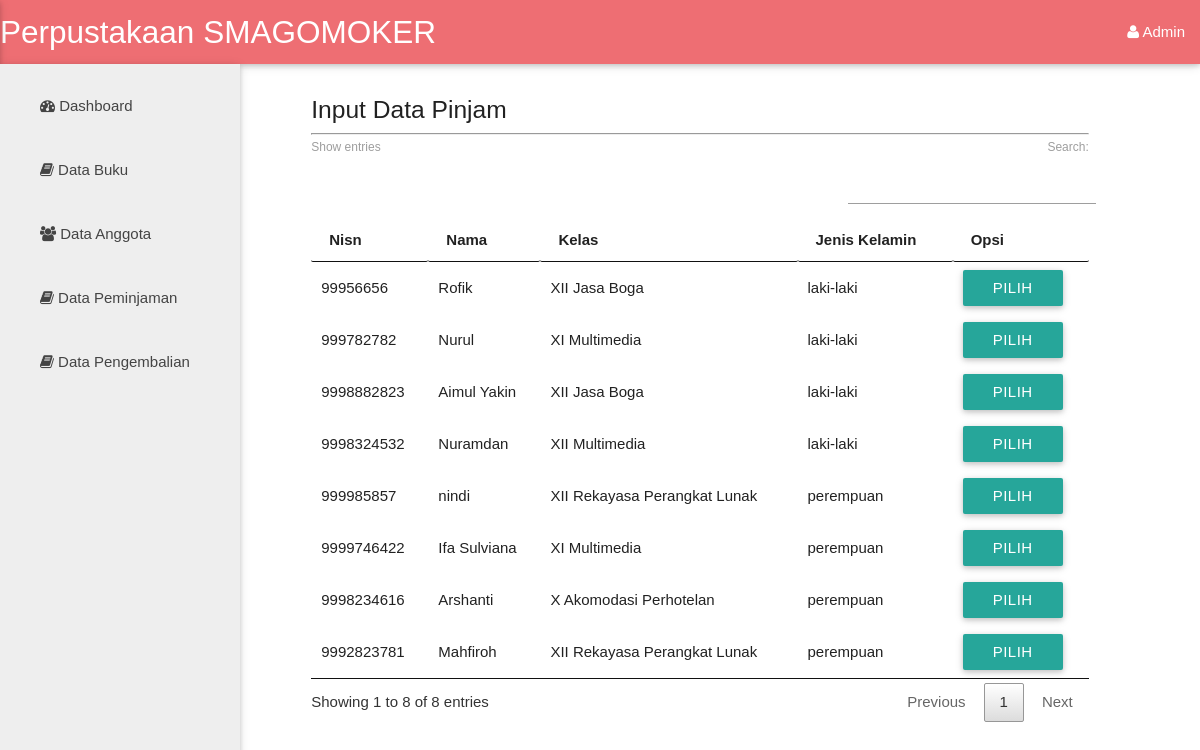
The app's page /tambah_pinjam.php (signed in) with its own data.
### tables this page shows
CREATE TABLE `anggota` (
  `id_anggota` int(11) NOT NULL,
  `nisn` varchar(20) NOT NULL,
  `nama` varchar(50) NOT NULL,
  `password` varchar(25) NOT NULL,
  `kelas` varchar(3) NOT NULL,
  `jurusan` varchar(35) NOT NULL,
  `jen_kel` enum('laki-laki','perempuan','','') NOT NULL,
  `no_hp` varchar(13) NOT NULL
);

### tambah_pinjam.php (the view, shortened to what this page needs)
<?php
  include 'db/koneksi.php';
  include 'templates/header.php';
  if (isset($_SESSION['admin'])) {
?>
<div class="row">
  <div class="col s2">
    <ul id="nav-mobile" class="sidebar side-nav fixed grey lighten-3">
      <li><a href="index.php"><i class="fa fa-dashboard"></i> Dashboard</a></li>
      <li><a href="buku.php"><i class="fa fa-book"></i> Data Buku</a></li>
      <li><a href="anggota.php"><i class="fa fa-users"></i> Data Anggota</a></li>
          <li><a href="pinjam.php"><i class="fa fa-book"></i> Data Peminjaman</a></li>
          <li><a href="kembali.php"><i class="fa fa-book"></i> Data Pengembalian</a></li>
    </ul>
  </div>
</div>
 <div class="row">
  <div class="col m8 offset-m3">
  <h5>Input Data Pinjam</h5>
  <hr>
    <table id="tbl_peminjam" class="mdl-data-table" width="100%" cellpadding="0">
      <thead>
        <tr>
          <th>Nisn</th>
          <th>Nama</th>
          <th>Kelas</th>
          <th>Jenis Kelamin</th>
          <th>Opsi</th>
        </tr>
      </thead>
      <tbody>
        <?php
        $query = mysqli_query($dbConn, "SELECT * FROM anggota");
          while ($data = mysqli_fetch_array($query)) {
         ?>
          <tr>
            <td><?php   echo $data['nisn']; ?></td>
            <td><?php   echo $data['nama']; ?></td>
            <td><?php   echo $data['kelas'] . ' ' . $data['jurusan']; ?></td>
            <td><?php   echo $data['jen_kel']; ?></td>
            <td>
              <a class="btn" href="transaksi.php?id_pinjam=<?php echo $data['id_anggota']; ?>">Pilih</a>
            </td>
          </tr>
         <?php } ?>
      </tbody>
    </table>
  </div>
 </div>
<?php include 'templates/footer.php' ?>
<?php }
  else{
    hearder("location:login.php");
  }
 ?>

### css/style.css (style rules this page uses)
* { margin: 0; padding: 0; }
.sidebar { position: fixed; top: 64px; bottom: 0; left: 0; z-index: 1000; display: block; padding: 10px; overflow-x: hidden; overflow-y: auto; background-color: teal; border-right: 1px solid #eee; }

### css/modal.css (style rules this page uses)
body { font-family: Arial, Helvetica, sans-serif; }

### records on screen
anggota: nisn "999985857", nama "nindi", kelas "XII", jurusan "Rekayasa Perangkat Lunak", jen_kel "perempuan"
anggota: nisn "9999746422", nama "Ifa Sulviana", kelas "XI", jurusan "Multimedia", jen_kel "perempuan"
anggota: nisn "99956656", nama "Rofik", kelas "XII", jurusan "Jasa Boga", jen_kel "laki-laki"
anggota: nisn "999782782", nama "Nurul", kelas "XI", jurusan "Multimedia", jen_kel "laki-laki"
anggota: nisn "9998234616", nama "Arshanti", kelas "X", jurusan "Akomodasi Perhotelan", jen_kel "perempuan"
anggota: nisn "9998882823", nama "Aimul Yakin", kelas "XII", jurusan "Jasa Boga", jen_kel "laki-laki"
anggota: nisn "9992823781", nama "Mahfiroh", kelas "XII", jurusan "Rekayasa Perangkat Lunak", jen_kel "perempuan"
anggota: nisn "9998324532", nama "Nuramdan", kelas "XII", jurusan "Multimedia", jen_kel "laki-laki"
